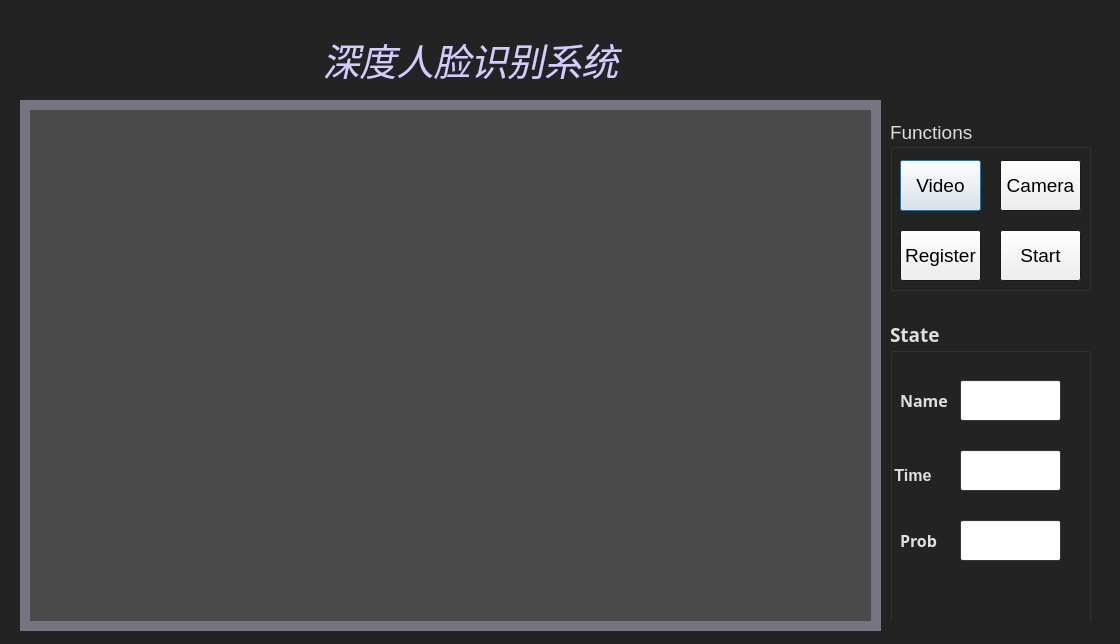
<?xml version="1.0" encoding="UTF-8"?>
<ui version="4.0">
 <class>Dialog</class>
 <widget class="QDialog" name="Dialog">
  <property name="geometry">
   <rect>
    <x>0</x>
    <y>0</y>
    <width>1120</width>
    <height>644</height>
   </rect>
  </property>
  <property name="palette">
   <palette>
    <active>
     <colorrole role="Mid">
      <brush brushstyle="SolidPattern">
       <color alpha="255">
        <red>35</red>
        <green>35</green>
        <blue>35</blue>
       </color>
      </brush>
     </colorrole>
     <colorrole role="Base">
      <brush brushstyle="SolidPattern">
       <color alpha="255">
        <red>255</red>
        <green>255</green>
        <blue>255</blue>
       </color>
      </brush>
     </colorrole>
     <colorrole role="Window">
      <brush brushstyle="SolidPattern">
       <color alpha="255">
        <red>35</red>
        <green>35</green>
        <blue>35</blue>
       </color>
      </brush>
     </colorrole>
    </active>
    <inactive>
     <colorrole role="Mid">
      <brush brushstyle="SolidPattern">
       <color alpha="255">
        <red>35</red>
        <green>35</green>
        <blue>35</blue>
       </color>
      </brush>
     </colorrole>
     <colorrole role="Base">
      <brush brushstyle="SolidPattern">
       <color alpha="255">
        <red>255</red>
        <green>255</green>
        <blue>255</blue>
       </color>
      </brush>
     </colorrole>
     <colorrole role="Window">
      <brush brushstyle="SolidPattern">
       <color alpha="255">
        <red>35</red>
        <green>35</green>
        <blue>35</blue>
       </color>
      </brush>
     </colorrole>
    </inactive>
    <disabled>
     <colorrole role="Mid">
      <brush brushstyle="SolidPattern">
       <color alpha="255">
        <red>35</red>
        <green>35</green>
        <blue>35</blue>
       </color>
      </brush>
     </colorrole>
     <colorrole role="Base">
      <brush brushstyle="SolidPattern">
       <color alpha="255">
        <red>35</red>
        <green>35</green>
        <blue>35</blue>
       </color>
      </brush>
     </colorrole>
     <colorrole role="Window">
      <brush brushstyle="SolidPattern">
       <color alpha="255">
        <red>35</red>
        <green>35</green>
        <blue>35</blue>
       </color>
      </brush>
     </colorrole>
    </disabled>
   </palette>
  </property>
  <property name="windowTitle">
   <string>Deep Face Recognization System</string>
  </property>
  <widget class="QWidget" name="horizontalLayoutWidget">
   <property name="geometry">
    <rect>
     <x>20</x>
     <y>100</y>
     <width>861</width>
     <height>531</height>
    </rect>
   </property>
   <layout class="QHBoxLayout" name="horizontalLayout">
    <item>
     <widget class="QWidget" name="showwidget" native="true">
      <property name="palette">
       <palette>
        <active>
         <colorrole role="Base">
          <brush brushstyle="SolidPattern">
           <color alpha="255">
            <red>255</red>
            <green>255</green>
            <blue>255</blue>
           </color>
          </brush>
         </colorrole>
         <colorrole role="Window">
          <brush brushstyle="SolidPattern">
           <color alpha="255">
            <red>117</red>
            <green>116</green>
            <blue>131</blue>
           </color>
          </brush>
         </colorrole>
        </active>
        <inactive>
         <colorrole role="Base">
          <brush brushstyle="SolidPattern">
           <color alpha="255">
            <red>255</red>
            <green>255</green>
            <blue>255</blue>
           </color>
          </brush>
         </colorrole>
         <colorrole role="Window">
          <brush brushstyle="SolidPattern">
           <color alpha="255">
            <red>117</red>
            <green>116</green>
            <blue>131</blue>
           </color>
          </brush>
         </colorrole>
        </inactive>
        <disabled>
         <colorrole role="Base">
          <brush brushstyle="SolidPattern">
           <color alpha="255">
            <red>117</red>
            <green>116</green>
            <blue>131</blue>
           </color>
          </brush>
         </colorrole>
         <colorrole role="Window">
          <brush brushstyle="SolidPattern">
           <color alpha="255">
            <red>117</red>
            <green>116</green>
            <blue>131</blue>
           </color>
          </brush>
         </colorrole>
        </disabled>
       </palette>
      </property>
      <property name="autoFillBackground">
       <bool>true</bool>
      </property>
      <widget class="QLabel" name="showlabel">
       <property name="geometry">
        <rect>
         <x>10</x>
         <y>10</y>
         <width>841</width>
         <height>511</height>
        </rect>
       </property>
       <property name="palette">
        <palette>
         <active>
          <colorrole role="WindowText">
           <brush brushstyle="SolidPattern">
            <color alpha="255">
             <red>255</red>
             <green>255</green>
             <blue>255</blue>
            </color>
           </brush>
          </colorrole>
          <colorrole role="Button">
           <brush brushstyle="SolidPattern">
            <color alpha="255">
             <red>74</red>
             <green>74</green>
             <blue>74</blue>
            </color>
           </brush>
          </colorrole>
          <colorrole role="Light">
           <brush brushstyle="SolidPattern">
            <color alpha="255">
             <red>111</red>
             <green>111</green>
             <blue>111</blue>
            </color>
           </brush>
          </colorrole>
          <colorrole role="Midlight">
           <brush brushstyle="SolidPattern">
            <color alpha="255">
             <red>92</red>
             <green>92</green>
             <blue>92</blue>
            </color>
           </brush>
          </colorrole>
          <colorrole role="Dark">
           <brush brushstyle="SolidPattern">
            <color alpha="255">
             <red>37</red>
             <green>37</green>
             <blue>37</blue>
            </color>
           </brush>
          </colorrole>
          <colorrole role="Mid">
           <brush brushstyle="SolidPattern">
            <color alpha="255">
             <red>49</red>
             <green>49</green>
             <blue>49</blue>
            </color>
           </brush>
          </colorrole>
          <colorrole role="Text">
           <brush brushstyle="SolidPattern">
            <color alpha="255">
             <red>255</red>
             <green>255</green>
             <blue>255</blue>
            </color>
           </brush>
          </colorrole>
          <colorrole role="BrightText">
           <brush brushstyle="SolidPattern">
            <color alpha="255">
             <red>255</red>
             <green>255</green>
             <blue>255</blue>
            </color>
           </brush>
          </colorrole>
          <colorrole role="ButtonText">
           <brush brushstyle="SolidPattern">
            <color alpha="255">
             <red>255</red>
             <green>255</green>
             <blue>255</blue>
            </color>
           </brush>
          </colorrole>
          <colorrole role="Base">
           <brush brushstyle="SolidPattern">
            <color alpha="255">
             <red>0</red>
             <green>0</green>
             <blue>0</blue>
            </color>
           </brush>
          </colorrole>
          <colorrole role="Window">
           <brush brushstyle="SolidPattern">
            <color alpha="255">
             <red>74</red>
             <green>74</green>
             <blue>74</blue>
            </color>
           </brush>
          </colorrole>
          <colorrole role="Shadow">
           <brush brushstyle="SolidPattern">
            <color alpha="255">
             <red>0</red>
             <green>0</green>
             <blue>0</blue>
            </color>
           </brush>
          </colorrole>
          <colorrole role="AlternateBase">
           <brush brushstyle="SolidPattern">
            <color alpha="255">
             <red>37</red>
             <green>37</green>
             <blue>37</blue>
            </color>
           </brush>
          </colorrole>
          <colorrole role="ToolTipBase">
           <brush brushstyle="SolidPattern">
            <color alpha="255">
             <red>255</red>
             <green>255</green>
             <blue>220</blue>
            </color>
           </brush>
          </colorrole>
          <colorrole role="ToolTipText">
           <brush brushstyle="SolidPattern">
            <color alpha="255">
             <red>0</red>
             <green>0</green>
             <blue>0</blue>
            </color>
           </brush>
          </colorrole>
         </active>
         <inactive>
          <colorrole role="WindowText">
           <brush brushstyle="SolidPattern">
            <color alpha="255">
             <red>255</red>
             <green>255</green>
             <blue>255</blue>
            </color>
           </brush>
          </colorrole>
          <colorrole role="Button">
           <brush brushstyle="SolidPattern">
            <color alpha="255">
             <red>74</red>
             <green>74</green>
             <blue>74</blue>
            </color>
           </brush>
          </colorrole>
          <colorrole role="Light">
           <brush brushstyle="SolidPattern">
            <color alpha="255">
             <red>111</red>
             <green>111</green>
             <blue>111</blue>
            </color>
           </brush>
          </colorrole>
          <colorrole role="Midlight">
           <brush brushstyle="SolidPattern">
            <color alpha="255">
             <red>92</red>
             <green>92</green>
             <blue>92</blue>
            </color>
           </brush>
          </colorrole>
          <colorrole role="Dark">
           <brush brushstyle="SolidPattern">
            <color alpha="255">
             <red>37</red>
             <green>37</green>
             <blue>37</blue>
            </color>
           </brush>
          </colorrole>
          <colorrole role="Mid">
           <brush brushstyle="SolidPattern">
            <color alpha="255">
             <red>49</red>
             <green>49</green>
             <blue>49</blue>
            </color>
           </brush>
          </colorrole>
          <colorrole role="Text">
           <brush brushstyle="SolidPattern">
            <color alpha="255">
             <red>255</red>
             <green>255</green>
             <blue>255</blue>
            </color>
           </brush>
          </colorrole>
          <colorrole role="BrightText">
           <brush brushstyle="SolidPattern">
            <color alpha="255">
             <red>255</red>
             <green>255</green>
             <blue>255</blue>
            </color>
           </brush>
          </colorrole>
          <colorrole role="ButtonText">
           <brush brushstyle="SolidPattern">
            <color alpha="255">
             <red>255</red>
             <green>255</green>
             <blue>255</blue>
            </color>
           </brush>
          </colorrole>
          <colorrole role="Base">
           <brush brushstyle="SolidPattern">
            <color alpha="255">
             <red>0</red>
             <green>0</green>
             <blue>0</blue>
            </color>
           </brush>
          </colorrole>
          <colorrole role="Window">
           <brush brushstyle="SolidPattern">
            <color alpha="255">
             <red>74</red>
             <green>74</green>
             <blue>74</blue>
            </color>
           </brush>
          </colorrole>
          <colorrole role="Shadow">
           <brush brushstyle="SolidPattern">
            <color alpha="255">
             <red>0</red>
             <green>0</green>
             <blue>0</blue>
            </color>
           </brush>
          </colorrole>
          <colorrole role="AlternateBase">
           <brush brushstyle="SolidPattern">
            <color alpha="255">
             <red>37</red>
             <green>37</green>
             <blue>37</blue>
            </color>
           </brush>
          </colorrole>
          <colorrole role="ToolTipBase">
           <brush brushstyle="SolidPattern">
            <color alpha="255">
             <red>255</red>
             <green>255</green>
             <blue>220</blue>
            </color>
           </brush>
          </colorrole>
          <colorrole role="ToolTipText">
           <brush brushstyle="SolidPattern">
            <color alpha="255">
             <red>0</red>
             <green>0</green>
             <blue>0</blue>
            </color>
           </brush>
          </colorrole>
         </inactive>
         <disabled>
          <colorrole role="WindowText">
           <brush brushstyle="SolidPattern">
            <color alpha="255">
             <red>37</red>
             <green>37</green>
             <blue>37</blue>
            </color>
           </brush>
          </colorrole>
          <colorrole role="Button">
           <brush brushstyle="SolidPattern">
            <color alpha="255">
             <red>74</red>
             <green>74</green>
             <blue>74</blue>
            </color>
           </brush>
          </colorrole>
          <colorrole role="Light">
           <brush brushstyle="SolidPattern">
            <color alpha="255">
             <red>111</red>
             <green>111</green>
             <blue>111</blue>
            </color>
           </brush>
          </colorrole>
          <colorrole role="Midlight">
           <brush brushstyle="SolidPattern">
            <color alpha="255">
             <red>92</red>
             <green>92</green>
             <blue>92</blue>
            </color>
           </brush>
          </colorrole>
          <colorrole role="Dark">
           <brush brushstyle="SolidPattern">
            <color alpha="255">
             <red>37</red>
             <green>37</green>
             <blue>37</blue>
            </color>
           </brush>
          </colorrole>
          <colorrole role="Mid">
           <brush brushstyle="SolidPattern">
            <color alpha="255">
             <red>49</red>
             <green>49</green>
             <blue>49</blue>
            </color>
           </brush>
          </colorrole>
          <colorrole role="Text">
           <brush brushstyle="SolidPattern">
            <color alpha="255">
             <red>37</red>
             <green>37</green>
             <blue>37</blue>
            </color>
           </brush>
          </colorrole>
          <colorrole role="BrightText">
           <brush brushstyle="SolidPattern">
            <color alpha="255">
             <red>255</red>
             <green>255</green>
             <blue>255</blue>
            </color>
           </brush>
          </colorrole>
          <colorrole role="ButtonText">
           <brush brushstyle="SolidPattern">
            <color alpha="255">
             <red>37</red>
             <green>37</green>
             <blue>37</blue>
            </color>
           </brush>
          </colorrole>
          <colorrole role="Base">
           <brush brushstyle="SolidPattern">
            <color alpha="255">
             <red>74</red>
             <green>74</green>
             <blue>74</blue>
            </color>
           </brush>
          </colorrole>
          <colorrole role="Window">
           <brush brushstyle="SolidPattern">
            <color alpha="255">
             <red>74</red>
             <green>74</green>
             <blue>74</blue>
            </color>
           </brush>
          </colorrole>
          <colorrole role="Shadow">
           <brush brushstyle="SolidPattern">
            <color alpha="255">
             <red>0</red>
             <green>0</green>
             <blue>0</blue>
            </color>
           </brush>
          </colorrole>
          <colorrole role="AlternateBase">
           <brush brushstyle="SolidPattern">
            <color alpha="255">
             <red>74</red>
             <green>74</green>
             <blue>74</blue>
            </color>
           </brush>
          </colorrole>
          <colorrole role="ToolTipBase">
           <brush brushstyle="SolidPattern">
            <color alpha="255">
             <red>255</red>
             <green>255</green>
             <blue>220</blue>
            </color>
           </brush>
          </colorrole>
          <colorrole role="ToolTipText">
           <brush brushstyle="SolidPattern">
            <color alpha="255">
             <red>0</red>
             <green>0</green>
             <blue>0</blue>
            </color>
           </brush>
          </colorrole>
         </disabled>
        </palette>
       </property>
       <property name="autoFillBackground">
        <bool>true</bool>
       </property>
       <property name="text">
        <string/>
       </property>
       <property name="alignment">
        <set>Qt::AlignCenter</set>
       </property>
      </widget>
     </widget>
    </item>
   </layout>
  </widget>
  <widget class="QWidget" name="horizontalLayoutWidget_2">
   <property name="geometry">
    <rect>
     <x>260</x>
     <y>20</y>
     <width>421</width>
     <height>80</height>
    </rect>
   </property>
   <layout class="QHBoxLayout" name="horizontalLayout_2">
    <item>
     <widget class="QLabel" name="label">
      <property name="palette">
       <palette>
        <active>
         <colorrole role="WindowText">
          <brush brushstyle="SolidPattern">
           <color alpha="255">
            <red>212</red>
            <green>204</green>
            <blue>255</blue>
           </color>
          </brush>
         </colorrole>
         <colorrole role="Text">
          <brush brushstyle="SolidPattern">
           <color alpha="255">
            <red>255</red>
            <green>255</green>
            <blue>255</blue>
           </color>
          </brush>
         </colorrole>
        </active>
        <inactive>
         <colorrole role="WindowText">
          <brush brushstyle="SolidPattern">
           <color alpha="255">
            <red>212</red>
            <green>204</green>
            <blue>255</blue>
           </color>
          </brush>
         </colorrole>
         <colorrole role="Text">
          <brush brushstyle="SolidPattern">
           <color alpha="255">
            <red>255</red>
            <green>255</green>
            <blue>255</blue>
           </color>
          </brush>
         </colorrole>
        </inactive>
        <disabled>
         <colorrole role="WindowText">
          <brush brushstyle="SolidPattern">
           <color alpha="255">
            <red>120</red>
            <green>120</green>
            <blue>120</blue>
           </color>
          </brush>
         </colorrole>
         <colorrole role="Text">
          <brush brushstyle="SolidPattern">
           <color alpha="255">
            <red>120</red>
            <green>120</green>
            <blue>120</blue>
           </color>
          </brush>
         </colorrole>
        </disabled>
       </palette>
      </property>
      <property name="font">
       <font>
        <family>Century Schoolbook L</family>
        <pointsize>28</pointsize>
        <weight>50</weight>
        <italic>true</italic>
        <bold>false</bold>
       </font>
      </property>
      <property name="autoFillBackground">
       <bool>true</bool>
      </property>
      <property name="text">
       <string>深度人脸识别系统</string>
      </property>
      <property name="alignment">
       <set>Qt::AlignCenter</set>
      </property>
     </widget>
    </item>
   </layout>
  </widget>
  <widget class="QWidget" name="horizontalLayoutWidget_3">
   <property name="geometry">
    <rect>
     <x>890</x>
     <y>320</y>
     <width>241</width>
     <height>301</height>
    </rect>
   </property>
   <layout class="QHBoxLayout" name="horizontalLayout_3">
    <item>
     <widget class="QWidget" name="menuwidget" native="true">
      <widget class="QGroupBox" name="groupBox">
       <property name="geometry">
        <rect>
         <x>0</x>
         <y>0</y>
         <width>201</width>
         <height>501</height>
        </rect>
       </property>
       <property name="palette">
        <palette>
         <active>
          <colorrole role="WindowText">
           <brush brushstyle="SolidPattern">
            <color alpha="255">
             <red>223</red>
             <green>223</green>
             <blue>223</blue>
            </color>
           </brush>
          </colorrole>
          <colorrole role="Base">
           <brush brushstyle="SolidPattern">
            <color alpha="255">
             <red>255</red>
             <green>255</green>
             <blue>255</blue>
            </color>
           </brush>
          </colorrole>
          <colorrole role="Window">
           <brush brushstyle="SolidPattern">
            <color alpha="255">
             <red>86</red>
             <green>79</green>
             <blue>79</blue>
            </color>
           </brush>
          </colorrole>
         </active>
         <inactive>
          <colorrole role="WindowText">
           <brush brushstyle="SolidPattern">
            <color alpha="255">
             <red>223</red>
             <green>223</green>
             <blue>223</blue>
            </color>
           </brush>
          </colorrole>
          <colorrole role="Base">
           <brush brushstyle="SolidPattern">
            <color alpha="255">
             <red>255</red>
             <green>255</green>
             <blue>255</blue>
            </color>
           </brush>
          </colorrole>
          <colorrole role="Window">
           <brush brushstyle="SolidPattern">
            <color alpha="255">
             <red>86</red>
             <green>79</green>
             <blue>79</blue>
            </color>
           </brush>
          </colorrole>
         </inactive>
         <disabled>
          <colorrole role="WindowText">
           <brush brushstyle="SolidPattern">
            <color alpha="255">
             <red>120</red>
             <green>120</green>
             <blue>120</blue>
            </color>
           </brush>
          </colorrole>
          <colorrole role="Base">
           <brush brushstyle="SolidPattern">
            <color alpha="255">
             <red>86</red>
             <green>79</green>
             <blue>79</blue>
            </color>
           </brush>
          </colorrole>
          <colorrole role="Window">
           <brush brushstyle="SolidPattern">
            <color alpha="255">
             <red>86</red>
             <green>79</green>
             <blue>79</blue>
            </color>
           </brush>
          </colorrole>
         </disabled>
        </palette>
       </property>
       <property name="font">
        <font>
         <family>Aharoni</family>
         <pointsize>14</pointsize>
         <weight>75</weight>
         <bold>true</bold>
        </font>
       </property>
       <property name="title">
        <string>State</string>
       </property>
       <widget class="QLabel" name="label_2">
        <property name="geometry">
         <rect>
          <x>10</x>
          <y>60</y>
          <width>71</width>
          <height>41</height>
         </rect>
        </property>
        <property name="font">
         <font>
          <pointsize>12</pointsize>
         </font>
        </property>
        <property name="text">
         <string>Name</string>
        </property>
       </widget>
       <widget class="QLabel" name="label_3">
        <property name="geometry">
         <rect>
          <x>0</x>
          <y>140</y>
          <width>61</width>
          <height>31</height>
         </rect>
        </property>
        <property name="font">
         <font>
          <family>MS Shell Dlg 2</family>
          <pointsize>12</pointsize>
         </font>
        </property>
        <property name="text">
         <string> Time</string>
        </property>
       </widget>
       <widget class="QLineEdit" name="namelineEdit">
        <property name="geometry">
         <rect>
          <x>70</x>
          <y>60</y>
          <width>101</width>
          <height>41</height>
         </rect>
        </property>
        <property name="text">
         <string/>
        </property>
       </widget>
       <widget class="QLineEdit" name="timelineEdit">
        <property name="geometry">
         <rect>
          <x>70</x>
          <y>130</y>
          <width>101</width>
          <height>41</height>
         </rect>
        </property>
       </widget>
       <widget class="QLabel" name="label_4">
        <property name="geometry">
         <rect>
          <x>10</x>
          <y>200</y>
          <width>61</width>
          <height>41</height>
         </rect>
        </property>
        <property name="font">
         <font>
          <pointsize>12</pointsize>
         </font>
        </property>
        <property name="text">
         <string>Prob</string>
        </property>
       </widget>
       <widget class="QLineEdit" name="confidencelineEdit">
        <property name="geometry">
         <rect>
          <x>70</x>
          <y>200</y>
          <width>101</width>
          <height>41</height>
         </rect>
        </property>
       </widget>
      </widget>
     </widget>
    </item>
   </layout>
  </widget>
  <widget class="QGroupBox" name="groupBox_2">
   <property name="geometry">
    <rect>
     <x>890</x>
     <y>120</y>
     <width>201</width>
     <height>171</height>
    </rect>
   </property>
   <property name="palette">
    <palette>
     <active>
      <colorrole role="WindowText">
       <brush brushstyle="SolidPattern">
        <color alpha="255">
         <red>221</red>
         <green>221</green>
         <blue>221</blue>
        </color>
       </brush>
      </colorrole>
     </active>
     <inactive>
      <colorrole role="WindowText">
       <brush brushstyle="SolidPattern">
        <color alpha="255">
         <red>221</red>
         <green>221</green>
         <blue>221</blue>
        </color>
       </brush>
      </colorrole>
     </inactive>
     <disabled>
      <colorrole role="WindowText">
       <brush brushstyle="SolidPattern">
        <color alpha="255">
         <red>120</red>
         <green>120</green>
         <blue>120</blue>
        </color>
       </brush>
      </colorrole>
     </disabled>
    </palette>
   </property>
   <property name="font">
    <font>
     <pointsize>14</pointsize>
    </font>
   </property>
   <property name="title">
    <string>Functions</string>
   </property>
   <widget class="QPushButton" name="fileButton">
    <property name="geometry">
     <rect>
      <x>10</x>
      <y>40</y>
      <width>81</width>
      <height>51</height>
     </rect>
    </property>
    <property name="text">
     <string>Video</string>
    </property>
   </widget>
   <widget class="QPushButton" name="cameraButton">
    <property name="geometry">
     <rect>
      <x>110</x>
      <y>40</y>
      <width>81</width>
      <height>51</height>
     </rect>
    </property>
    <property name="text">
     <string>Camera</string>
    </property>
   </widget>
   <widget class="QPushButton" name="registerButton">
    <property name="geometry">
     <rect>
      <x>10</x>
      <y>110</y>
      <width>81</width>
      <height>51</height>
     </rect>
    </property>
    <property name="text">
     <string>Register</string>
    </property>
   </widget>
   <widget class="QPushButton" name="startButton">
    <property name="geometry">
     <rect>
      <x>110</x>
      <y>110</y>
      <width>81</width>
      <height>51</height>
     </rect>
    </property>
    <property name="text">
     <string>Start</string>
    </property>
   </widget>
  </widget>
 </widget>
 <resources/>
 <connections/>
</ui>
